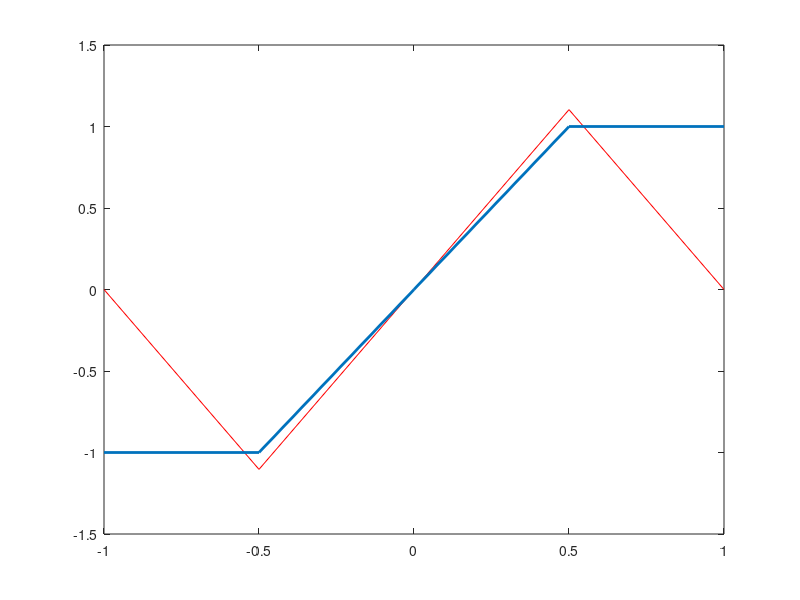

This chart was generated by the following MATLAB code: (Note: this script raises an error after producing the figure.)

N = input('Numero de Puntos: ')
x = linspace(-1,1,N);
f = sign(x);
sum = 0.*x;
M = input('Cantidad de Aproximaciones: ')
for j = 1:2:M
    sum = sum + 4/pi*sin(j*pi*x)/j;
end
plot(x, sum, 'r')
hold on
plot(x,f,'LineWidth',2)
hold on
error = abs(sum-f)
Plot(x, error)